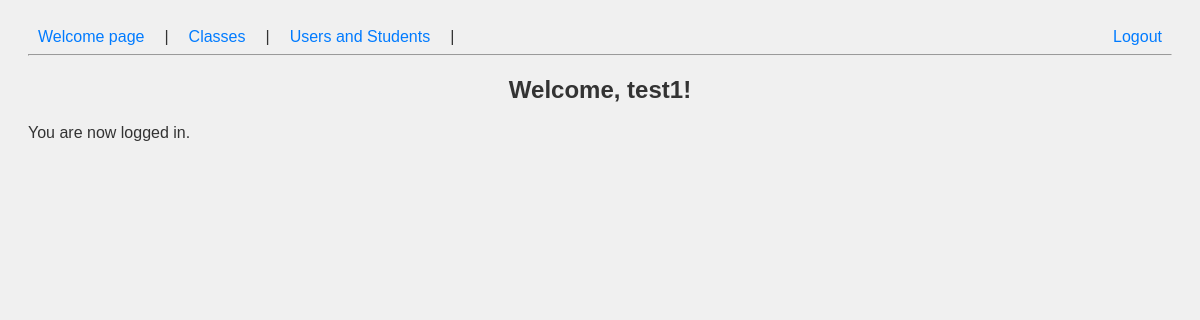
Before: /welcome with the older database file.
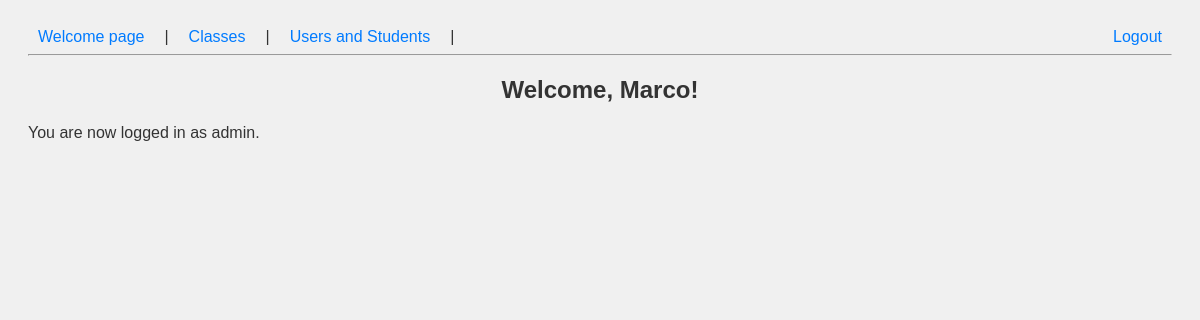
After: the same page with the newer database file.
### models.py (models this page shows)
class BaseModel(Model):
    class Meta:
        database = db

class User(BaseModel):
    id_user = AutoField()
    name = CharField()
    is_admin = BooleanField() # True if admin, False if teacher
    login = BooleanField(unique=False)
    password = CharField() # Store hashed passwords in production

### app.py (the view)
@app.route('/welcome')
def dash_welcome():
    user = User.select().where(User.login == True).first()
    return render_template('dashWelcome.html', user=user)

### templates/dashWelcome.html
{% extends "dashboard.html" %}
{% block content %}
    {% if user %}
        <h2>Welcome, {{ user.name }}!</h2>
        <p>You are now logged in{{ " as admin" if user.is_admin else "" }}.</p>
    {% else %}
        <h2>Welcome!</h2>
        <p>No user is currently logged in.</p>
    {% endif %}
{% endblock %}

Changed rows visible on the page:
no longer on this page (row edited): User: name "test1"
now on this page (row edited): User: name "Marco", is_admin "as admin"
